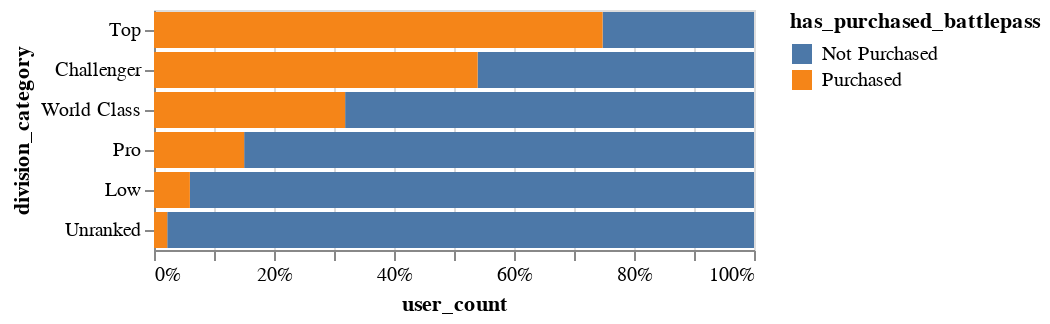

Source (notebook cell):
### Markdown cell above
## x축에서 stack 순서 변경

### Code cell
battlepass_purchase_ap = (
    alt.Chart(sample_data_pdf)
        .encode(
            x=alt.X('user_count:Q').stack('normalize'),
            y=alt.Y('division_category:N')
                .scale(domain=['Top', 'Challenger', 'World Class', 'Pro', 'Low', 'Unranked']),
            color=alt.Color('has_purchased_battlepass:N'),
            order=alt.Order('has_purchased_battlepass:N')
                .sort('descending')
        )
        .mark_bar(tooltip=True)
)
battlepass_purchase_ap

### Figure 1 — Vega-Lite specification as saved in the notebook (floating-point values rounded to 4 significant figures)
{"config": {"view": {"continuousWidth": 300, "continuousHeight": 300}}, "data": {"name": "data-e7b4f384a994214e42b0855969b9a978"}, "mark": {"type": "bar", "tooltip": true}, "encoding": {"color": {"field": "has_purchased_battlepass", "type": "nominal"}, "order": {"field": "has_purchased_battlepass", "sort": "descending", "type": "nominal"}, "x": {"field": "user_count", "stack": "normalize", "type": "quantitative"}, "y": {"field": "division_category", "scale": {"domain": ["Top", "Challenger", "World Class", "Pro", "Low", "Unranked"]}, "type": "nominal"}}, "$schema": "https://vega.github.io/schema/vega-lite/v5.20.1.json", "datasets": {"data-e7b4f384a994214e42b0855969b9a978": [{"division_category": "World Class", "has_purchased_battlepass": "Not Purchased", "user_count": 90658}, {"division_category": "World Class", "has_purchased_battlepass": "Purchased", "user_count": 42381}, {"division_category": "Unranked", "has_purchased_battlepass": "Not Purchased", "user_count": 1272779}, {"division_category": "Unranked", "has_purchased_battlepass": "Purchased", "user_count": 28720}, {"division_category": "Top", "has_purchased_battlepass": "Not Purchased", "user_count": 543}, {"division_category": "Top", "has_purchased_battlepass": "Purchased", "user_count": 1609}, {"division_category": "Pro", "has_purchased_battlepass": "Not Purchased", "user_count": 289588}, {"division_category": "Pro", "has_purchased_battlepass": "Purchased", "user_count": 51206}, {"division_category": "Low", "has_purchased_battlepass": "Not Purchased", "user_count": 209345}, {"division_category": "Low", "has_purchased_battlepass": "Purchased", "user_count": 13313}, {"division_category": "Challenger", "has_purchased_battlepass": "Not Purchased", "user_count": 9040}, {"division_category": "Challenger", "has_purchased_battlepass": "Purchased", "user_count": 10585}]}}
